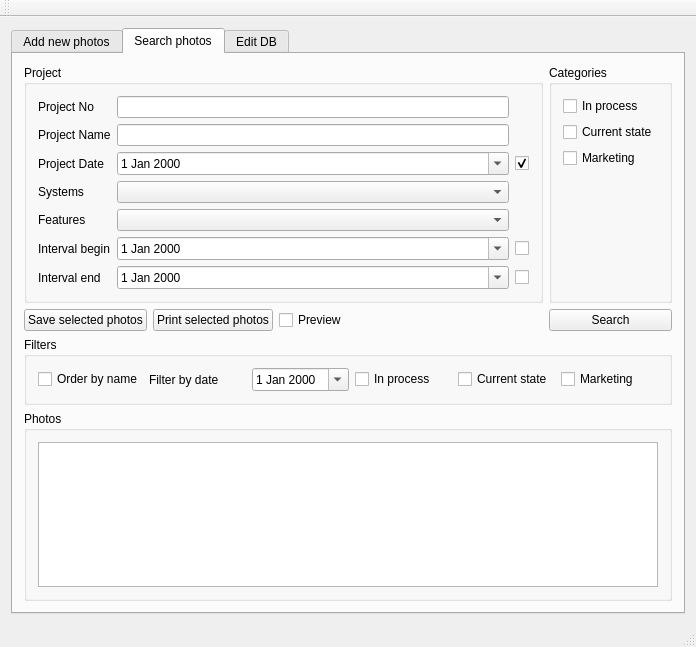
<?xml version="1.0" encoding="UTF-8"?>
<ui version="4.0">
 <class>MainWindow</class>
 <widget class="QMainWindow" name="MainWindow">
  <property name="geometry">
   <rect>
    <x>0</x>
    <y>0</y>
    <width>696</width>
    <height>647</height>
   </rect>
  </property>
  <property name="minimumSize">
   <size>
    <width>0</width>
    <height>0</height>
   </size>
  </property>
  <property name="acceptDrops">
   <bool>false</bool>
  </property>
  <property name="windowTitle">
   <string>Peri Photo Project</string>
  </property>
  <widget class="QWidget" name="centralWidget">
   <layout class="QGridLayout" name="gridLayout">
    <item row="0" column="0">
     <layout class="QHBoxLayout" name="horizontalLayoutSystem" stretch="0">
      <property name="spacing">
       <number>6</number>
      </property>
      <item>
       <widget class="QTabWidget" name="tabWidgetSystem">
        <property name="sizePolicy">
         <sizepolicy hsizetype="Expanding" vsizetype="Expanding">
          <horstretch>0</horstretch>
          <verstretch>0</verstretch>
         </sizepolicy>
        </property>
        <property name="currentIndex">
         <number>1</number>
        </property>
        <widget class="QWidget" name="tabAdd">
         <attribute name="title">
          <string>Add new photos</string>
         </attribute>
         <layout class="QGridLayout" name="gridLayout_5">
          <item row="1" column="3">
           <widget class="QPushButton" name="pushButtonAddToDB">
            <property name="text">
             <string>Add to DB</string>
            </property>
           </widget>
          </item>
          <item row="1" column="2">
           <spacer name="horizontalSpacer">
            <property name="orientation">
             <enum>Qt::Horizontal</enum>
            </property>
            <property name="sizeHint" stdset="0">
             <size>
              <width>40</width>
              <height>20</height>
             </size>
            </property>
           </spacer>
          </item>
          <item row="1" column="0">
           <widget class="QPushButton" name="pushButtonLoadPhoto">
            <property name="text">
             <string>Load photo</string>
            </property>
           </widget>
          </item>
          <item row="1" column="1">
           <widget class="QCheckBox" name="checkBoxEnablePreview">
            <property name="text">
             <string>Preview</string>
            </property>
            <property name="checked">
             <bool>false</bool>
            </property>
           </widget>
          </item>
          <item row="0" column="0" colspan="3">
           <widget class="QGroupBox" name="groupBoxProject">
            <property name="title">
             <string>Project</string>
            </property>
            <layout class="QGridLayout" name="gridLayout_4">
             <item row="0" column="0">
              <widget class="QLabel" name="labelProjectNo">
               <property name="text">
                <string>Project No</string>
               </property>
              </widget>
             </item>
             <item row="6" column="1">
              <spacer name="verticalSpacer_5">
               <property name="orientation">
                <enum>Qt::Vertical</enum>
               </property>
               <property name="sizeType">
                <enum>QSizePolicy::Expanding</enum>
               </property>
               <property name="sizeHint" stdset="0">
                <size>
                 <width>20</width>
                 <height>40</height>
                </size>
               </property>
              </spacer>
             </item>
             <item row="0" column="1">
              <widget class="QLineEdit" name="lineEditProjectNo"/>
             </item>
             <item row="1" column="1">
              <widget class="QLineEdit" name="lineEditProjectName"/>
             </item>
             <item row="4" column="1">
              <widget class="QComboBox" name="comboBoxFeatures"/>
             </item>
             <item row="3" column="0">
              <widget class="QLabel" name="labelSystems">
               <property name="text">
                <string>Systems</string>
               </property>
              </widget>
             </item>
             <item row="2" column="1">
              <widget class="QDateEdit" name="dateEditProjectDate">
               <property name="calendarPopup">
                <bool>true</bool>
               </property>
              </widget>
             </item>
             <item row="1" column="0">
              <widget class="QLabel" name="labelProjectName">
               <property name="text">
                <string>Project Name</string>
               </property>
              </widget>
             </item>
             <item row="3" column="1">
              <widget class="QComboBox" name="comboBoxSystems"/>
             </item>
             <item row="4" column="0">
              <widget class="QLabel" name="labelProjectFeatures">
               <property name="text">
                <string>Features</string>
               </property>
              </widget>
             </item>
             <item row="2" column="0">
              <widget class="QLabel" name="labelProjectDate">
               <property name="text">
                <string>Project Date</string>
               </property>
              </widget>
             </item>
            </layout>
           </widget>
          </item>
          <item row="0" column="3">
           <widget class="QGroupBox" name="groupBoxCategories">
            <property name="title">
             <string>Categories</string>
            </property>
            <layout class="QVBoxLayout" name="verticalLayout_3">
             <item>
              <widget class="QCheckBox" name="checkBoxInProc">
               <property name="text">
                <string>In process</string>
               </property>
              </widget>
             </item>
             <item>
              <widget class="QCheckBox" name="checkBoxCurrentState">
               <property name="text">
                <string>Current state</string>
               </property>
              </widget>
             </item>
             <item>
              <widget class="QCheckBox" name="checkBoxMarketing">
               <property name="text">
                <string>Marketing</string>
               </property>
              </widget>
             </item>
             <item>
              <spacer name="verticalSpacer_4">
               <property name="orientation">
                <enum>Qt::Vertical</enum>
               </property>
               <property name="sizeType">
                <enum>QSizePolicy::Expanding</enum>
               </property>
               <property name="sizeHint" stdset="0">
                <size>
                 <width>20</width>
                 <height>40</height>
                </size>
               </property>
              </spacer>
             </item>
            </layout>
           </widget>
          </item>
          <item row="4" column="0" colspan="4">
           <widget class="QGroupBox" name="groupBoxPhotos">
            <property name="title">
             <string>Photos</string>
            </property>
            <layout class="QVBoxLayout" name="verticalLayout_4">
             <item>
              <widget class="QListWidget" name="listWidgetPhotos">
               <property name="acceptDrops">
                <bool>true</bool>
               </property>
               <property name="dragDropMode">
                <enum>QAbstractItemView::NoDragDrop</enum>
               </property>
               <property name="defaultDropAction">
                <enum>Qt::CopyAction</enum>
               </property>
              </widget>
             </item>
            </layout>
           </widget>
          </item>
          <item row="5" column="1" colspan="3">
           <widget class="QProgressBar" name="progressBar">
            <property name="value">
             <number>0</number>
            </property>
           </widget>
          </item>
          <item row="5" column="0">
           <widget class="QLabel" name="labelFilesCopied">
            <property name="text">
             <string>Files were copied</string>
            </property>
           </widget>
          </item>
         </layout>
        </widget>
        <widget class="QWidget" name="tab">
         <attribute name="title">
          <string>Search photos</string>
         </attribute>
         <layout class="QGridLayout" name="gridLayout_7">
          <item row="0" column="0" colspan="4">
           <widget class="QGroupBox" name="groupBoxProjectSearch">
            <property name="title">
             <string>Project</string>
            </property>
            <layout class="QGridLayout" name="gridLayout_6">
             <item row="5" column="0">
              <widget class="QLabel" name="labelSystemsSearch">
               <property name="text">
                <string>Systems</string>
               </property>
              </widget>
             </item>
             <item row="5" column="1">
              <widget class="QComboBox" name="comboBoxSystemsSearch"/>
             </item>
             <item row="1" column="1">
              <widget class="QLineEdit" name="lineEditProjectNameSearch"/>
             </item>
             <item row="0" column="1">
              <widget class="QLineEdit" name="lineEditProjectNoSearch"/>
             </item>
             <item row="0" column="0">
              <widget class="QLabel" name="labelProjectNoSearch">
               <property name="text">
                <string>Project No</string>
               </property>
              </widget>
             </item>
             <item row="9" column="1">
              <widget class="QDateEdit" name="dateEditPhotoIntervalEnd">
               <property name="calendarPopup">
                <bool>true</bool>
               </property>
              </widget>
             </item>
             <item row="2" column="0">
              <widget class="QLabel" name="labelProjectDateSearch">
               <property name="text">
                <string>Project Date</string>
               </property>
              </widget>
             </item>
             <item row="2" column="1">
              <widget class="QDateEdit" name="dateEditProjectDateSearch">
               <property name="calendarPopup">
                <bool>true</bool>
               </property>
              </widget>
             </item>
             <item row="6" column="0">
              <widget class="QLabel" name="labelProjectFeaturesSearch">
               <property name="text">
                <string>Features</string>
               </property>
              </widget>
             </item>
             <item row="1" column="0">
              <widget class="QLabel" name="labelProjectNameSearch">
               <property name="text">
                <string>Project Name</string>
               </property>
              </widget>
             </item>
             <item row="8" column="0">
              <widget class="QLabel" name="labelPhotoIntervalBegin">
               <property name="text">
                <string>Interval begin</string>
               </property>
              </widget>
             </item>
             <item row="9" column="0">
              <widget class="QLabel" name="labelPhotoIntervalEnd">
               <property name="text">
                <string>Interval end</string>
               </property>
              </widget>
             </item>
             <item row="8" column="1">
              <widget class="QDateEdit" name="dateEditPhotoIntervalBegin">
               <property name="calendarPopup">
                <bool>true</bool>
               </property>
              </widget>
             </item>
             <item row="6" column="1">
              <widget class="QComboBox" name="comboBoxFeaturesSearch"/>
             </item>
             <item row="2" column="2">
              <widget class="QCheckBox" name="checkBoxDisableProjectDate">
               <property name="text">
                <string/>
               </property>
               <property name="checked">
                <bool>true</bool>
               </property>
              </widget>
             </item>
             <item row="8" column="2">
              <widget class="QCheckBox" name="checkBoxDisableIntervalBegin">
               <property name="text">
                <string/>
               </property>
               <property name="checked">
                <bool>false</bool>
               </property>
              </widget>
             </item>
             <item row="9" column="2">
              <widget class="QCheckBox" name="checkBoxDisableIntervalEnd">
               <property name="text">
                <string/>
               </property>
               <property name="checked">
                <bool>false</bool>
               </property>
              </widget>
             </item>
            </layout>
           </widget>
          </item>
          <item row="3" column="0" colspan="5">
           <widget class="QGroupBox" name="groupBoxPhotosSearch">
            <property name="title">
             <string>Photos</string>
            </property>
            <layout class="QVBoxLayout" name="verticalLayout_6">
             <item>
              <widget class="QTableWidget" name="tableWidgetPhotosSearch"/>
             </item>
            </layout>
           </widget>
          </item>
          <item row="0" column="4">
           <widget class="QGroupBox" name="groupBoxCategoriesSearch">
            <property name="title">
             <string>Categories</string>
            </property>
            <layout class="QVBoxLayout" name="verticalLayout_5">
             <item>
              <widget class="QCheckBox" name="checkBoxInProcSearch">
               <property name="text">
                <string>In process</string>
               </property>
              </widget>
             </item>
             <item>
              <widget class="QCheckBox" name="checkBoxCurrentStateSearch">
               <property name="text">
                <string>Current state</string>
               </property>
              </widget>
             </item>
             <item>
              <widget class="QCheckBox" name="checkBoxMarketingSearch">
               <property name="text">
                <string>Marketing</string>
               </property>
              </widget>
             </item>
             <item>
              <spacer name="verticalSpacer_7">
               <property name="orientation">
                <enum>Qt::Vertical</enum>
               </property>
               <property name="sizeType">
                <enum>QSizePolicy::Expanding</enum>
               </property>
               <property name="sizeHint" stdset="0">
                <size>
                 <width>20</width>
                 <height>40</height>
                </size>
               </property>
              </spacer>
             </item>
            </layout>
           </widget>
          </item>
          <item row="1" column="2">
           <widget class="QCheckBox" name="checkBoxEnablePreviewSearch">
            <property name="text">
             <string>Preview</string>
            </property>
            <property name="checked">
             <bool>false</bool>
            </property>
           </widget>
          </item>
          <item row="1" column="4">
           <widget class="QPushButton" name="pushButtonSearch">
            <property name="text">
             <string>Search</string>
            </property>
           </widget>
          </item>
          <item row="1" column="0">
           <widget class="QPushButton" name="pushButtonSavePhotos">
            <property name="text">
             <string>Save selected photos</string>
            </property>
           </widget>
          </item>
          <item row="1" column="3">
           <spacer name="horizontalSpacer_2">
            <property name="orientation">
             <enum>Qt::Horizontal</enum>
            </property>
            <property name="sizeHint" stdset="0">
             <size>
              <width>381</width>
              <height>20</height>
             </size>
            </property>
           </spacer>
          </item>
          <item row="1" column="1">
           <widget class="QPushButton" name="pushButtonPrintSelected">
            <property name="text">
             <string>Print selected photos</string>
            </property>
           </widget>
          </item>
          <item row="2" column="0" colspan="5">
           <widget class="QGroupBox" name="groupBoxFilters">
            <property name="title">
             <string>Filters</string>
            </property>
            <layout class="QHBoxLayout" name="horizontalLayout">
             <item>
              <widget class="QCheckBox" name="checkBoxOrderByName">
               <property name="text">
                <string>Order by name</string>
               </property>
              </widget>
             </item>
             <item>
              <widget class="QLabel" name="labelOnlyDate">
               <property name="text">
                <string>Filter by date</string>
               </property>
              </widget>
             </item>
             <item>
              <widget class="QDateEdit" name="dateEditOnly">
               <property name="calendarPopup">
                <bool>true</bool>
               </property>
              </widget>
             </item>
             <item>
              <widget class="QCheckBox" name="checkBoxInProgressFilter">
               <property name="text">
                <string>In process</string>
               </property>
              </widget>
             </item>
             <item>
              <widget class="QCheckBox" name="checkBoxCurrentStateFilters">
               <property name="text">
                <string>Current state</string>
               </property>
              </widget>
             </item>
             <item>
              <widget class="QCheckBox" name="checkBoxMarketingFilters">
               <property name="text">
                <string>Marketing</string>
               </property>
              </widget>
             </item>
            </layout>
           </widget>
          </item>
         </layout>
        </widget>
        <widget class="QWidget" name="tabEditDB">
         <attribute name="title">
          <string>Edit DB</string>
         </attribute>
         <layout class="QVBoxLayout" name="verticalLayout_2">
          <item>
           <layout class="QVBoxLayout" name="verticalLayout" stretch="0,0,0">
            <item>
             <widget class="QGroupBox" name="groupBoxSystems">
              <property name="sizePolicy">
               <sizepolicy hsizetype="Preferred" vsizetype="Expanding">
                <horstretch>0</horstretch>
                <verstretch>0</verstretch>
               </sizepolicy>
              </property>
              <property name="title">
               <string>Formwork systems</string>
              </property>
              <layout class="QGridLayout" name="gridLayout_3">
               <item row="1" column="0">
                <widget class="QPushButton" name="pushButtonApplySystem">
                 <property name="sizePolicy">
                  <sizepolicy hsizetype="Preferred" vsizetype="Fixed">
                   <horstretch>0</horstretch>
                   <verstretch>0</verstretch>
                  </sizepolicy>
                 </property>
                 <property name="baseSize">
                  <size>
                   <width>160</width>
                   <height>0</height>
                  </size>
                 </property>
                 <property name="text">
                  <string>Apply</string>
                 </property>
                </widget>
               </item>
               <item row="0" column="0">
                <widget class="QPushButton" name="pushButtonSystemsNew">
                 <property name="sizePolicy">
                  <sizepolicy hsizetype="Maximum" vsizetype="Fixed">
                   <horstretch>0</horstretch>
                   <verstretch>0</verstretch>
                  </sizepolicy>
                 </property>
                 <property name="baseSize">
                  <size>
                   <width>160</width>
                   <height>0</height>
                  </size>
                 </property>
                 <property name="text">
                  <string>New system</string>
                 </property>
                </widget>
               </item>
               <item row="2" column="0">
                <spacer name="verticalSpacer_3">
                 <property name="orientation">
                  <enum>Qt::Vertical</enum>
                 </property>
                 <property name="sizeHint" stdset="0">
                  <size>
                   <width>20</width>
                   <height>40</height>
                  </size>
                 </property>
                </spacer>
               </item>
               <item row="0" column="1" rowspan="3">
                <widget class="QTableWidget" name="tableWidgetSystems">
                 <property name="baseSize">
                  <size>
                   <width>0</width>
                   <height>100</height>
                  </size>
                 </property>
                </widget>
               </item>
              </layout>
              <zorder>tableWidgetSystems</zorder>
              <zorder>pushButtonSystemsNew</zorder>
              <zorder>verticalSpacer_3</zorder>
              <zorder>pushButtonApplySystem</zorder>
             </widget>
            </item>
            <item>
             <spacer name="verticalSpacer_2">
              <property name="orientation">
               <enum>Qt::Vertical</enum>
              </property>
              <property name="sizeType">
               <enum>QSizePolicy::Fixed</enum>
              </property>
              <property name="sizeHint" stdset="0">
               <size>
                <width>20</width>
                <height>10</height>
               </size>
              </property>
             </spacer>
            </item>
            <item>
             <widget class="QGroupBox" name="groupBoxFeatures">
              <property name="sizePolicy">
               <sizepolicy hsizetype="Preferred" vsizetype="Expanding">
                <horstretch>0</horstretch>
                <verstretch>0</verstretch>
               </sizepolicy>
              </property>
              <property name="title">
               <string>Features</string>
              </property>
              <layout class="QGridLayout" name="gridLayout_2">
               <item row="0" column="0">
                <widget class="QPushButton" name="pushButtonNewFeature">
                 <property name="sizePolicy">
                  <sizepolicy hsizetype="Maximum" vsizetype="Fixed">
                   <horstretch>0</horstretch>
                   <verstretch>0</verstretch>
                  </sizepolicy>
                 </property>
                 <property name="baseSize">
                  <size>
                   <width>160</width>
                   <height>0</height>
                  </size>
                 </property>
                 <property name="text">
                  <string>New feature</string>
                 </property>
                </widget>
               </item>
               <item row="2" column="0">
                <spacer name="verticalSpacer">
                 <property name="orientation">
                  <enum>Qt::Vertical</enum>
                 </property>
                 <property name="sizeHint" stdset="0">
                  <size>
                   <width>20</width>
                   <height>40</height>
                  </size>
                 </property>
                </spacer>
               </item>
               <item row="0" column="1" rowspan="3">
                <widget class="QTableWidget" name="tableWidgetFeatures"/>
               </item>
               <item row="1" column="0">
                <widget class="QPushButton" name="pushButtonApplyFeature">
                 <property name="sizePolicy">
                  <sizepolicy hsizetype="Preferred" vsizetype="Fixed">
                   <horstretch>0</horstretch>
                   <verstretch>0</verstretch>
                  </sizepolicy>
                 </property>
                 <property name="baseSize">
                  <size>
                   <width>160</width>
                   <height>0</height>
                  </size>
                 </property>
                 <property name="text">
                  <string>Apply</string>
                 </property>
                </widget>
               </item>
              </layout>
             </widget>
            </item>
           </layout>
          </item>
         </layout>
        </widget>
       </widget>
      </item>
     </layout>
    </item>
   </layout>
  </widget>
  <widget class="QMenuBar" name="menuBar">
   <property name="geometry">
    <rect>
     <x>0</x>
     <y>0</y>
     <width>696</width>
     <height>21</height>
    </rect>
   </property>
  </widget>
  <widget class="QToolBar" name="mainToolBar">
   <attribute name="toolBarArea">
    <enum>TopToolBarArea</enum>
   </attribute>
   <attribute name="toolBarBreak">
    <bool>false</bool>
   </attribute>
  </widget>
  <widget class="QStatusBar" name="statusBar"/>
 </widget>
 <layoutdefault spacing="6" margin="11"/>
 <resources/>
 <connections/>
</ui>
